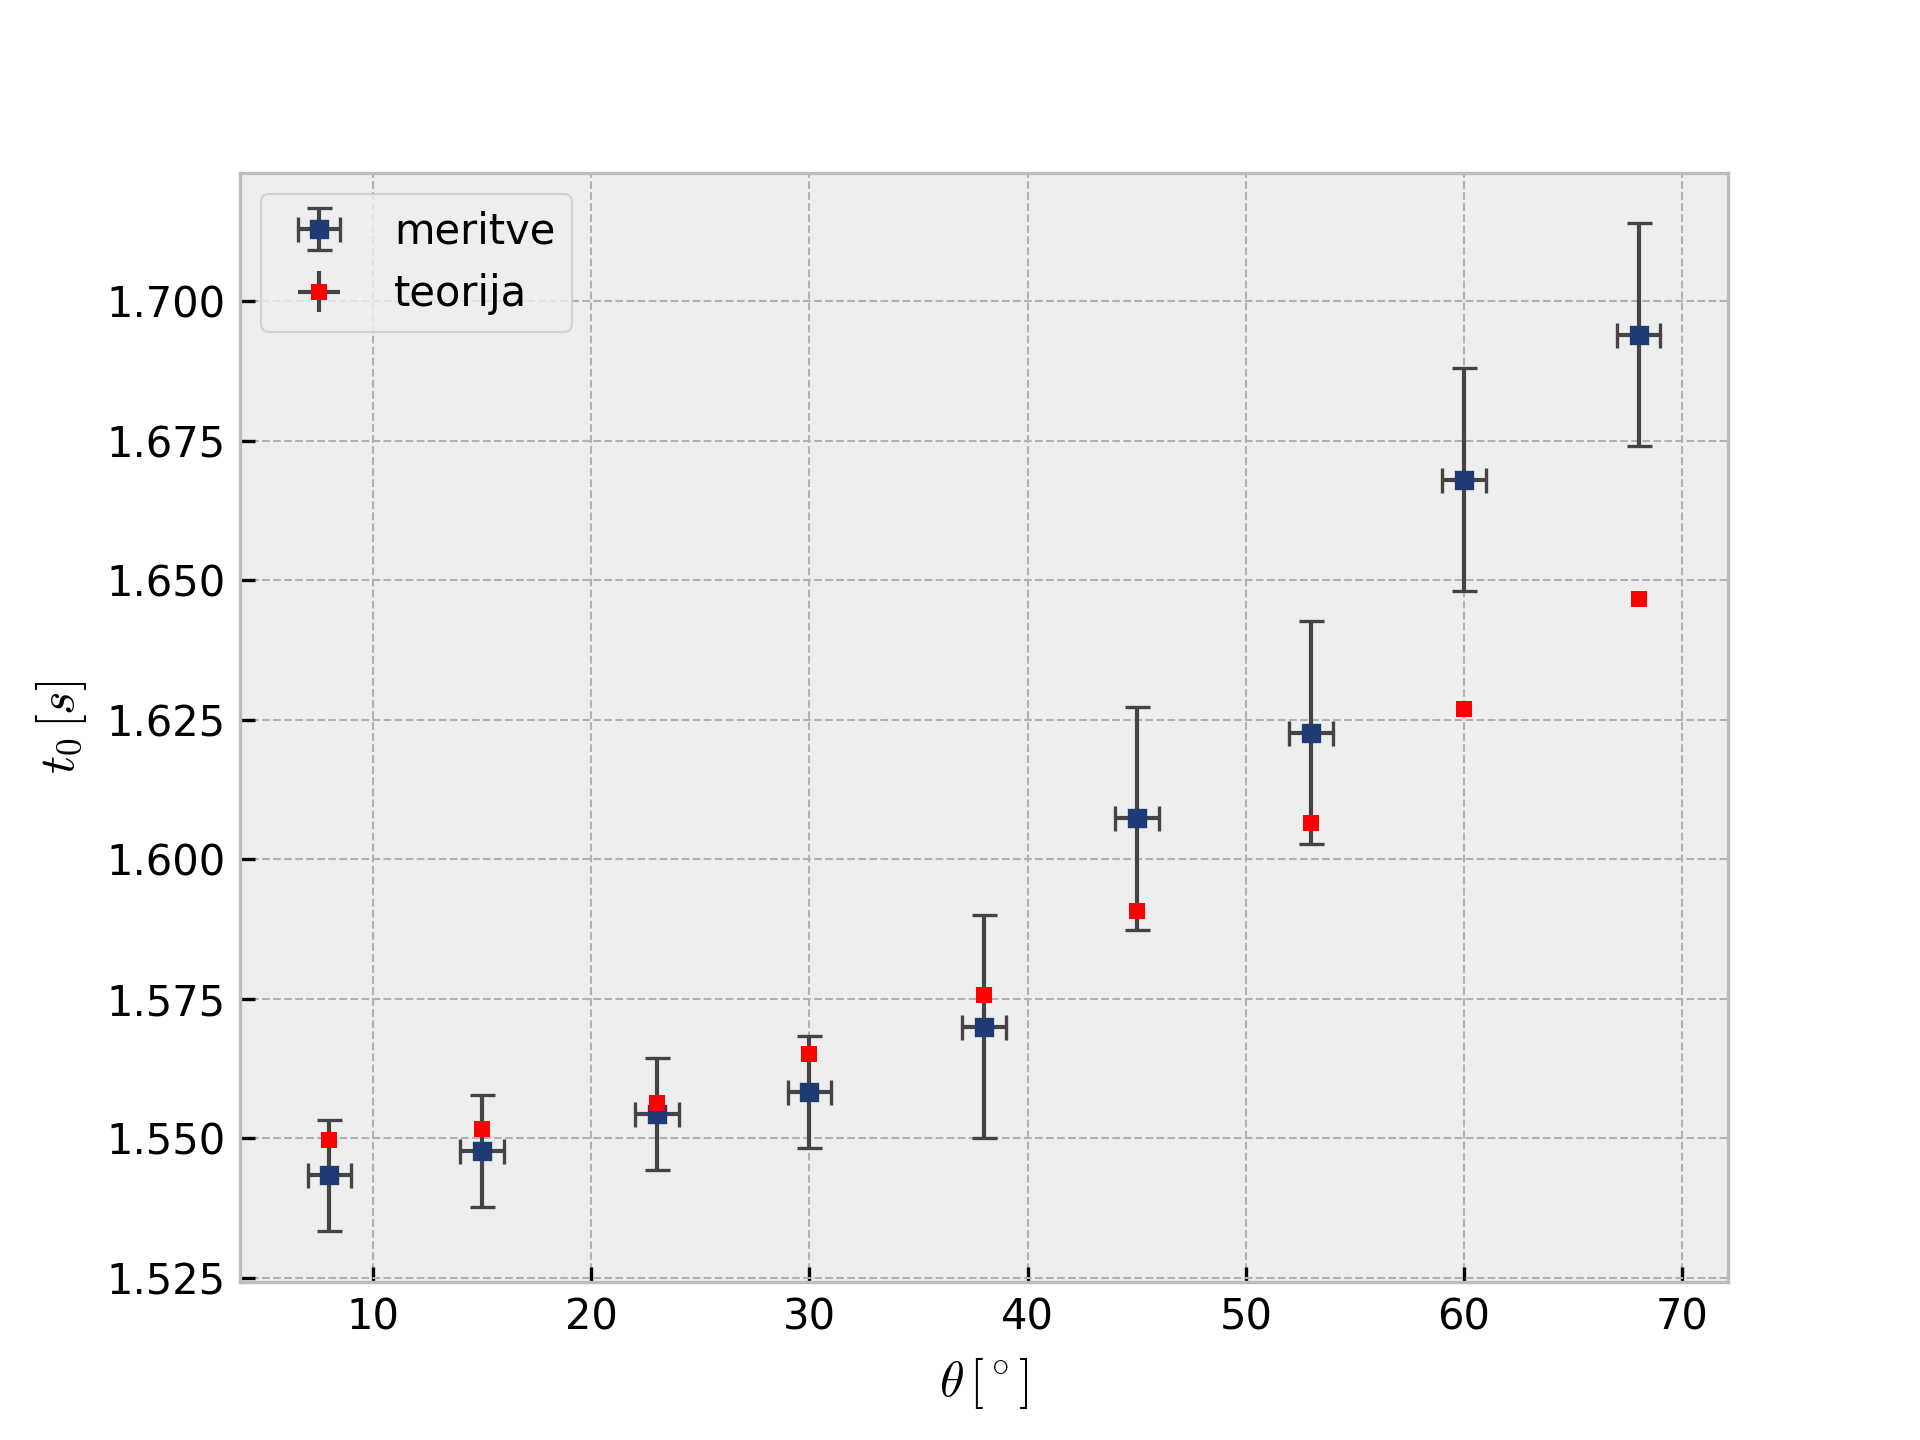

Source code (Python):
import numpy as np
import matplotlib.pyplot as plt
from scipy.optimize import curve_fit
import pandas as pd

plt.style.use('bmh') #ZELO DOBER PRESET!!!

print(plt.style.available)

df = pd.read_excel("data1.ods", engine="odf")

print(df)
#PAZI!!! PRVA VRSTA SE NE UPOSTEVA !!!!
x = df.iloc[:,0].to_numpy()
y = df.iloc[:,1].to_numpy()
y_cal = df.iloc[:,5].to_numpy()
x_err = df.iloc[:,2].to_numpy()
y_err = df.iloc[:,3].to_numpy()

print(x); print(y); print(x_err); print(y_err)

# Model (linear fit)
def f(x, a, b):
    return a*x + b

# Fit
# params, cov = curve_fit(f, x, y, sigma=y_err)
# a, b = params
# errors = np.sqrt(np.diag(cov))

# Plot

#wow:
plt.errorbar(
    x, y,
    yerr=y_err,
    xerr=x_err,
    fmt='s',  # square markers
    markersize=4,  # smaller dots
    color='#1f3b73',  # dark blue (markers + line)
    ecolor='#444444',  # dark grey error bars
    elinewidth=1,  # thin error lines
    capsize=3,  # "T" caps size
    capthick=1,  # thickness of caps
    markeredgewidth=0.8,
    linestyle='none',  # no connecting lines
    label='meritve'
)
plt.errorbar(
    x, y_cal,
    yerr=0,
    xerr=0,
    fmt='s',  # square markers
    markersize=4,  # smaller dots
    color='#ff0000',  # dark red (markers + line)
    ecolor='#444444',  # dark grey error bars
    elinewidth=1,  # thin error lines
    capsize=3,  # "T" caps size
    capthick=1,  # thickness of caps
    markeredgewidth=0,
    linestyle='none',  # no connecting lines
    label='teorija'
)

x_fit = np.linspace(min(x), max(x), 100)
# plt.plot(x_fit, f(x_fit, a, b), label=f'fit: y={a:.2f}x+{b:.2f}')

plt.legend()
plt.xlabel(r"$\theta\,[^\circ]$")
plt.ylabel(r"$t_0\,[s]$")
plt.savefig("graf1.png", dpi=300)

plt.show()

# print("a =", a, "±", errors[0])
# print("b =", b, "±", errors[1])

#neke
